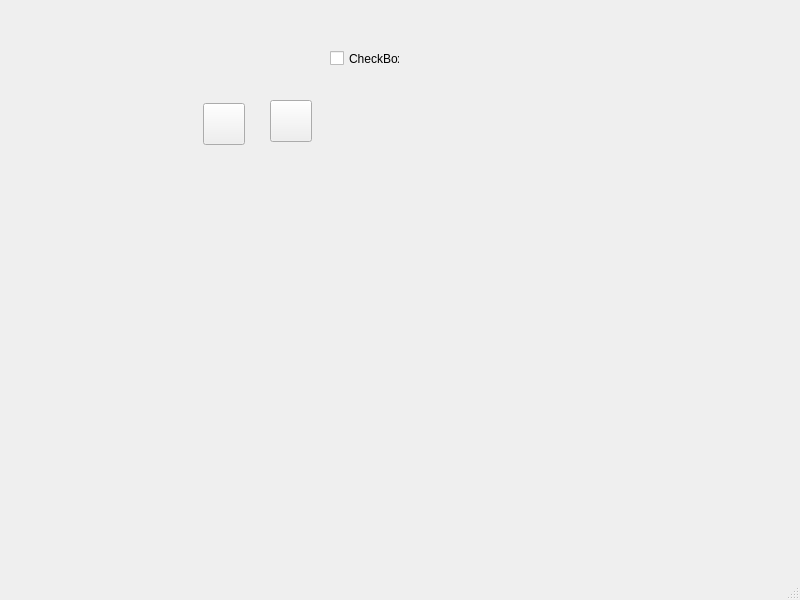
<?xml version="1.0" encoding="UTF-8"?>
<ui version="4.0">
 <class>MainWindow</class>
 <widget class="QMainWindow" name="MainWindow">
  <property name="geometry">
   <rect>
    <x>0</x>
    <y>0</y>
    <width>800</width>
    <height>600</height>
   </rect>
  </property>
  <property name="windowTitle">
   <string>MainWindow</string>
  </property>
  <widget class="QWidget" name="centralwidget">
   <widget class="QPushButton" name="Button">
    <property name="geometry">
     <rect>
      <x>203</x>
      <y>103</y>
      <width>42</width>
      <height>42</height>
     </rect>
    </property>
    <property name="cursor">
     <cursorShape>ClosedHandCursor</cursorShape>
    </property>
    <property name="text">
     <string/>
    </property>
   </widget>
   <widget class="QCheckBox" name="checkBox">
    <property name="geometry">
     <rect>
      <x>330</x>
      <y>50</y>
      <width>70</width>
      <height>17</height>
     </rect>
    </property>
    <property name="text">
     <string>CheckBox</string>
    </property>
   </widget>
   <widget class="QPushButton" name="Button1_2">
    <property name="geometry">
     <rect>
      <x>270</x>
      <y>100</y>
      <width>42</width>
      <height>42</height>
     </rect>
    </property>
    <property name="cursor">
     <cursorShape>ClosedHandCursor</cursorShape>
    </property>
    <property name="text">
     <string/>
    </property>
   </widget>
  </widget>
  <widget class="QMenuBar" name="menubar">
   <property name="geometry">
    <rect>
     <x>0</x>
     <y>0</y>
     <width>800</width>
     <height>21</height>
    </rect>
   </property>
  </widget>
  <widget class="QStatusBar" name="statusbar"/>
 </widget>
 <resources/>
 <connections>
  <connection>
   <sender>Button</sender>
   <signal>clicked()</signal>
   <receiver>checkBox</receiver>
   <slot>click()</slot>
   <hints>
    <hint type="sourcelabel">
     <x>220</x>
     <y>133</y>
    </hint>
    <hint type="destinationlabel">
     <x>338</x>
     <y>81</y>
    </hint>
   </hints>
  </connection>
 </connections>
</ui>
